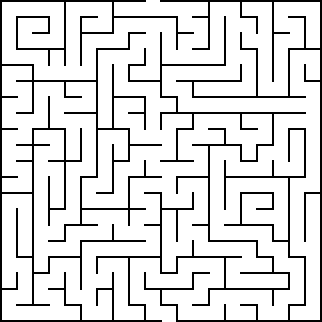
%> input picture simple_maze.png, 322 x 322 px
$ octave simple_functionsolver.m   (GNU Octave 9; MATLAB toolbox functions it lacks are replaced by stand-ins)
%> lines starting %> are read from the running program, lines starting %| are printed output that depends on the picture; in (x1, y1, x2, y2) boxes, pixels count from 0 and x2, y2 are one past the last pixel; in counts of white or black regions, pixels touching at a corner belong together; the program's own positions count from 1
%> further down, maze is the input picture: size 322x322x3 uint8; 86.4% white; black in thin lines or dots
%> `hsvmaze = rgb2hsv(maze);`: hsvmaze: size 322x322x3 double; mean H, S, V 0, 0, 0.864
%> `binmaze = hsvmaze(:,:,3) >= 0.3;`: binmaze: size 322x322 logical; 86.4% white; black in thin lines or dots
%> `A = binmaze==0;`: A: size 322x322 logical; 13.6% white in thin lines or dots
### maze_solver.m
function [A] = maze_solver(A, start_x ,start_y , end_x, end_y)
%> called with start_x = 150, start_y = 1, end_x = 170, end_y = 320
%UNTITLED Summary of this function goes here
%   Detailed explanation goes here

%%Initialization
mapdim = size(A);
%> mapdim = [322 322]
R = mapdim(1);  % number of rows
%> R = 322
C = mapdim(2);  % number of columns
%> C = 322

north = [R,1:R-1];     % indices of north neighbour
south = [2:R,1];       % indices of south neighbour
west  = [C,1:C-1];     % indices of west neighbour
east  = [2:C,1];       % indices of east neighbour

% Show the initial frame in the animation
%set(figure, 'Visible', 'on', 'Position', get(0,'Screensize'));
handle = imshow(A, 'InitialMagnification', 'Fit'); % save the handle for when we want to update the image later


%% Simulation
i=0
done = false;
while done == false
     B=A;
    i=i+1;


NE_corner_condition = A(north, :)+ A(:, east) + A(north,east);
NW_corner_condition = A(north, :)+ A(:, west) + A(north,west);
SE_corner_condition = A(south, :)+ A(:, east) + A(south,east);
SW_corner_condition = A(south, :)+ A(:, west) + A(south,west);

    is_an_outside_corner =(A==0) & (...
 (A(south,:)==true &A(:, west)==true & A(south,west)==true )  ...   %     n 1 1
|(A(south, :)==true & A(:, east) ==true & A(south,east)==true)...     %     n 0 1   <--Some rotation of this
|(A(north, :)==true & A(:, west)==true & A(north,west)==true)...     %     n n n
|(A(north, :)==true & A(:, east)==true & A(north,east)==true));


    is_an_inside_corner =  (A==0)&(...
  (A(south, :)==false & A(:, west)==false & A(south,west)==true)  ...    %     n n n
| (A(south, :)==false & A(:, east) ==false & A(south,east)==true)...     %     0 0 n   <--Some rotation of this
| (A(north, :)==false & A(:, west)==false & A(north,west)==true)...      %     1 0 n
| (A(north, :)==false & A(:, east)==false & A(north,east)==true))...
& ( NE_corner_condition == 3 |  NW_corner_condition ==3 |  SE_corner_condition ==3 |  SW_corner_condition==3);

%     is_single =  (A==0)&(...
%   (A(south, :)==false & A(:, west)==false & A(south,west)==true)  ...    %     n n n
% | (A(south, :)==false & A(:, east) ==false & A(south,east)==true)...     %     n 0 n   <--Some rotation of this
% | (A(north, :)==false & A(:, west)==false & A(north,west)==true)...      %     n n n
% | (A(north, :)==false & A(:, east)==false & A(north,east)==true));

     is_line =  (A==0)&(...
  (A(south, :)==false & (A(north, :)==false | A(north, east) ==false | A(north, west)==false)) ...                                                    %     n n n
| (A(:, west))==false & (A(:, east) ==false | A(north, east)==false | A(south, east)==false)) ...                         %    0 0 0   <--Some rotation of this
| (A(north, west)==false & A(south, east)==false) ...                                                                                                           %   n n n
| (A(north, east)==false  & A(south, west)==false);

% [12 lines of commented-out code are left out]

should_die = ((is_an_outside_corner == true) &  (is_an_inside_corner==false))  & (is_line==false);%| is_single;

% These two rules determine the new state of every element
A = A + should_die;

A(start_y, start_x)=0;
A(end_y, end_x)=0;

% if mod(i,20)==0
%     imshow(A)
% end

if all(B==A)
    done=true;
    imshow(A)
end


end
%> this loop made 887 passes
%> pass 1, in maze_solver, `NE_corner_condition = A(north, :)+ A(:, east) + A(north,east);`:
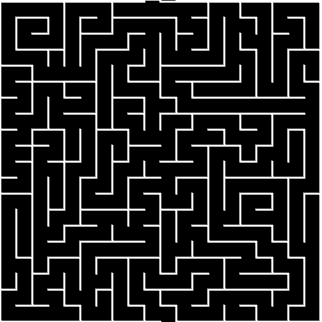
%> NE_corner_condition: size 322x322 double; min 0, max 3, mean 0.407; drawn with min black and max white
%> pass 1, in maze_solver, `NW_corner_condition = A(north, :)+ A(:, west) + A(north,west);`:
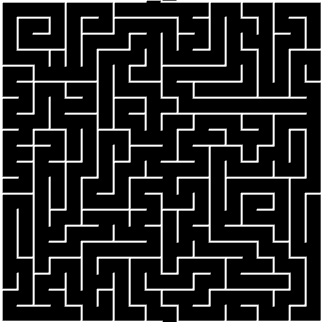
%> NW_corner_condition: size 322x322 double; min 0, max 3, mean 0.407; mean of the top-left, top-right, bottom-left and bottom-right quarters 0.418, 0.409, 0.405, 0.395; drawn with min black and max white
%> pass 1, in maze_solver, `SE_corner_condition = A(south, :)+ A(:, east) + A(south,east);`:
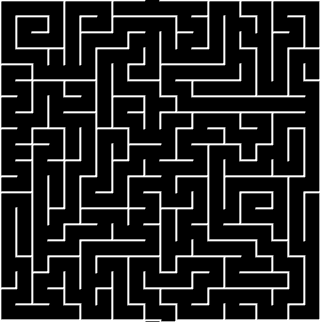
%> SE_corner_condition: size 322x322 double; min 0, max 3, mean 0.407; mean of the top-left, top-right, bottom-left and bottom-right quarters 0.395, 0.405, 0.409, 0.418; drawn with min black and max white
%> pass 1, in maze_solver, `SW_corner_condition = A(south, :)+ A(:, west) + A(south,west);`:
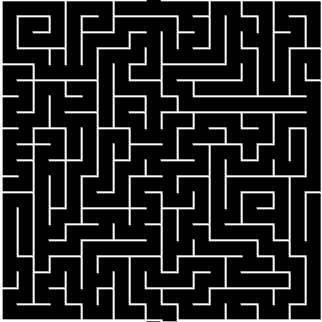
%> SW_corner_condition: size 322x322 double; min 0, max 3, mean 0.407; mean of the top-left, top-right, bottom-left and bottom-right quarters 0.406, 0.395, 0.417, 0.409; drawn with min black and max white
%> after the loop:
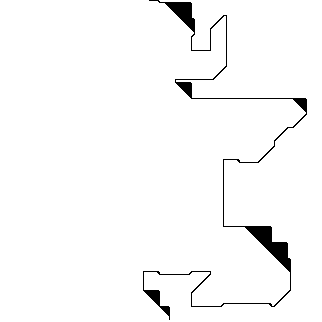
%> A: size 322x322 double; values 0 (black) and 1 (white), 97.5% white; 1 black region, box (x1, y1, x2, y2) and area: (143, 0, 307, 320) 2547
%> after the loop, done = true; i = 887

end

### simple_functionsolver.m
%Open up a maze, with walls designated as ones and zeroes
close all
clear all
tic
maze = imread('simple_maze.png');

hsvmaze = rgb2hsv(maze);
binmaze = hsvmaze(:,:,3) >= 0.3;

%Fill the entire passageways with life
A = binmaze==0;
imshow(A)

%The values below are the Chosen start and end co-ordinate for 'simple_maze.png'.
start_x = 150;
start_y = 1;
end_x = 170;
end_y = 320;

%%Simulation Function
A=maze_solver(A, start_x ,start_y , end_x, end_y);

%%Ending portion
toc

pathline = 255.*(uint8(~A));
%imshow(pathline)
tracedmaze=maze;
tracedmaze(:, :, 2:3)=tracedmaze(:, :, 2:3)-pathline;
%> tracedmaze: size 322x322x3 uint8; 2.46% of pixels changed, all inside (x1, y1, x2, y2) = (143, 0, 307, 320)
%tracedmaze(:,:,1)=maze(:,:,1)+pathline

figure
   imagesc(tracedmaze);
